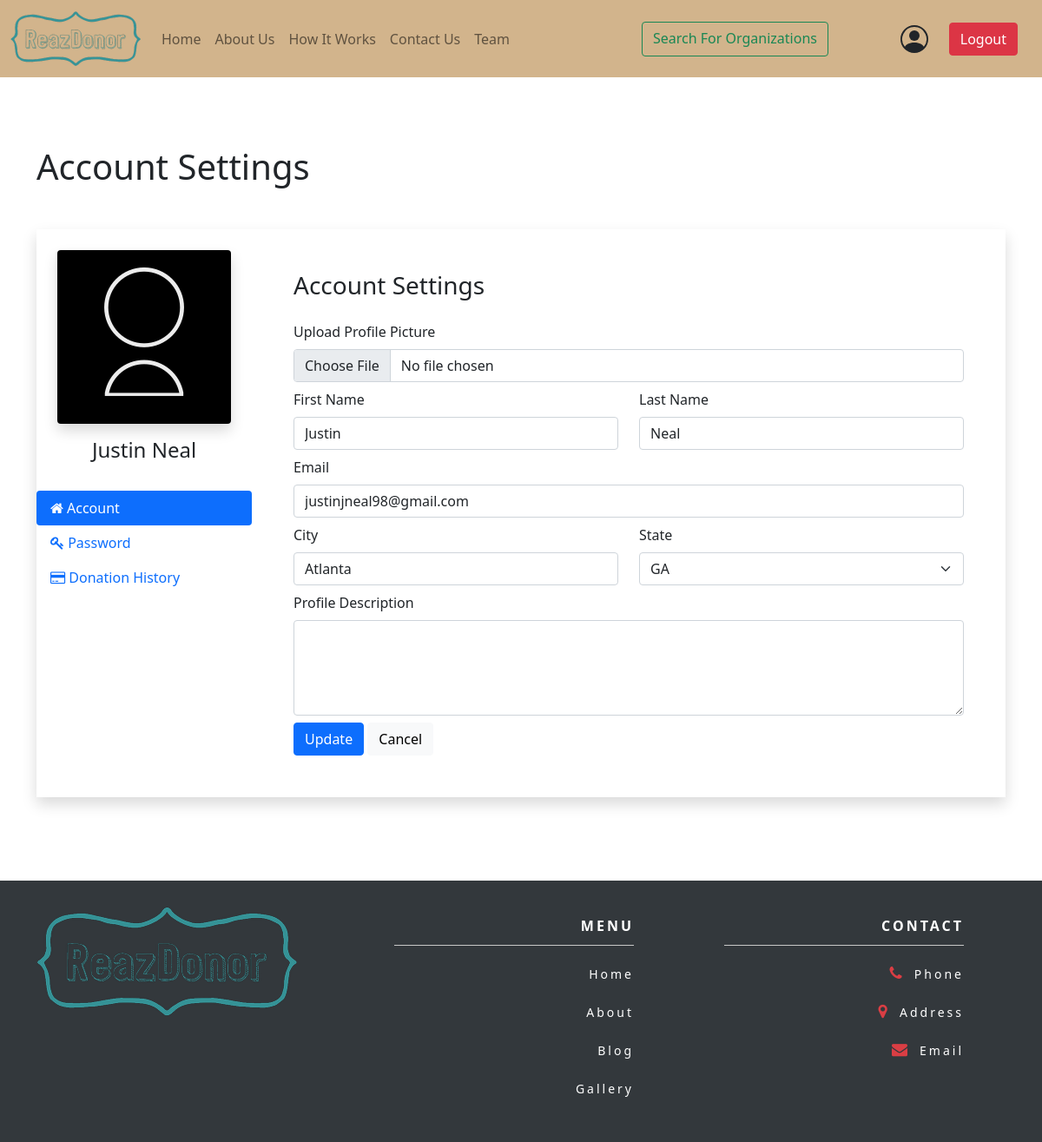
The app's page /donor_cp (signed in) with its own data.
### reazdonor/models.py (models this page shows, shortened)
class Donor(db.Model, UserMixin):
	id = db.Column(db.String(32), primary_key = True, default = secrets.token_hex(16))
	email = db.Column(db.String(120), unique = True, nullable = False)
	password = db.Column(db.String(60), nullable = False)
	first_name = db.Column(db.String(20), nullable = False)
	last_name = db.Column(db.String(20), nullable = False)
	profile_picture = db.Column(db.String(20), nullable = False, default = 'default.png')
	city = db.Column(db.String(20), nullable = False)
	state = db.Column(db.String(2), nullable = False)
	description = db.Column(db.Text)
	transaction = db.relationship('Donations', backref = 'donor_txn', lazy = True)

### reazdonor/users/routes.py (the view, shortened to what this page needs)
@users.route('/donor_cp', methods = ['GET', 'POST'])
def donor_cp():
	image = url_for('static', filename = 'images/profiles/' + current_user.profile_picture)
	update_account = UpdateDonorAccountForm()
	update_password = UpdatePasswordForm()
	if (update_account.validate_on_submit()):
		if (update_account.profile_picture.data):
			img_file = save_image(update_account.profile_picture.data)
			current_user.profile_picture = img_file
		current_user.first_name = update_account.first_name.data
		current_user.last_name = update_account.last_name.data
		current_user.email = update_account.email.data
		current_user.city = update_account.city.data
		current_user.state = update_account.state.data
		current_user.description = update_account.description.data
		db.session.commit()
		flash("Account successfully updated.", 'success')
		return redirect(url_for('users.donor_cp'))
	elif (request.method == 'GET'):
		update_account.first_name.data = current_user.first_name
		update_account.last_name.data = current_user.last_name
		update_account.email.data = current_user.email
		update_account.city.data = current_user.city
		update_account.state.data = current_user.state
		update_account.description.data = current_user.description
	return render_template('donor_cp.html', title = 'Control Panel', account = update_account, password = update_password, image = image)

### reazdonor/users/forms.py (shortened to what this page needs)
class UpdateDonorAccountForm(FlaskForm):
	states = ['Choose...', 'AL', 'AK', 'AZ', 'AR', 'CA', 'CO', 'CT', 'DC', 'DE', 'FL', 'GA',
			'HI', 'ID', 'IL', 'IN', 'IA', 'KS', 'KY', 'LA', 'ME', 'MD',
			'MA', 'MI', 'MN', 'MS', 'MO', 'MT', 'NE', 'NV', 'NH', 'NJ',
			'NM', 'NY', 'NC', 'ND', 'OH', 'OK', 'OR', 'PA', 'RI', 'SC',
			'SD', 'TN', 'TX', 'UT', 'VT', 'VA', 'WA', 'WV', 'WI', 'WY']
	profile_picture = FileField('Upload Profile Picture', validators = [FileAllowed(['jpg', 'jpeg', 'png'])])
	first_name = StringField('First Name', validators = [DataRequired(), Length(min = 1, max = 20)])
	last_name = StringField('Last Name', validators = [DataRequired(), Length(min = 1, max = 20)])
	email = StringField('Email', validators = [DataRequired(), Email(granular_message = True)])
	city = StringField('City', validators = [DataRequired()])
	state = SelectField('State', choices = states, validators = [DataRequired()])
	description = TextAreaField('Profile Description', render_kw = {"rows": 4})
	submit = SubmitField('Update')

class UpdatePasswordForm(FlaskForm):
	old_password = password = PasswordField('Old Password', validators = [InputRequired()])
	password = PasswordField('New Password', validators = [DataRequired()])
	confirm_password = PasswordField('Confirm New Password', validators = [DataRequired(), EqualTo('password')])
	submit = SubmitField('Update')

### reazdonor/models.py (called while the page is built)
@login_manager.user_loader
def load_user(id):
	donor = Donor.query.get(id)
	org = Organization.query.get(id)
	if (org):
		return org
	elif (donor):
		return donor
	return False

### reazdonor/templates/donor_cp.html (shortened to what this page needs)
{% extends "layout.html" %}
{% block main %}
	<section class="py-5 my-5">
		<div class="container">
			<h1 class="mb-5">Account Settings</h1>
			<div class="bg-white shadow rounded-lg d-block d-sm-flex">
				<div class="profile-tab-nav border-right">
					<div class="p-4">
						<div class="img-circle text-center mb-3">
							<img src="{{ image }}" alt="Image" class="shadow rounded">
						</div>
						<h4 class="text-center">{{ current_user.first_name }} {{ current_user.last_name }}</h4>
					</div>
					<div class="nav flex-column nav-pills" id="v-pills-tab" role="tablist" aria-orientation="vertical">
						<a class="nav-link active" id="account-tab" data-toggle="pill" href="#account" role="tab" aria-controls="account" aria-selected="true">
							<i class="fa fa-home text-center mr-1"></i>
							Account
						</a>
						<a class="nav-link" id="password-tab" data-toggle="pill" href="#password" role="tab" aria-controls="password" aria-selected="false">
							<i class="fa fa-key text-center mr-1"></i>
							Password
						</a>
						<a class="nav-link" id="donations-tab" data-toggle="pill" href="#donations" role="tab" aria-controls="donations" aria-selected="false">
							<i class="fa fa-credit-card text-center mr-1"></i>
							Donation History
						</a>
					</div>
				</div>
				<div class="tab-content p-4 p-md-5" id="v-pills-tabContent">
					<div class="tab-pane fade show active" id="account" role="tabpanel" aria-labelledby="account-tab">
						<h3 class="mb-4">Account Settings</h3>
						<form method="POST" action="" enctype="multipart/form-data">
							<div class="row">
								<div class="col-md-12">
									<div class="form-group">
										{{ account.profile_picture.label(class = "form-label") }}
										{{ account.profile_picture(class = "form-control") }}
									</div>
								</div>
								<div class="col-md-6 mt-2">
									<div class="form-group">
										{{ account.first_name.label(class = "form-label") }}
										{% if account.first_name.errors %}
											{{ account.first_name(class = "form-control is-invalid") }}
											<div class="invalid-feedback">
												{% for error in account.first_name.errors %}
													<span>{{ error }}</span>
												{% endfor %}
											</div>
										{% else %}
											{{ account.first_name(class = "form-control") }}
										{% endif %}
									</div>
								</div>
								<div class="col-md-6 mt-2">
									<div class="form-group">
										{{ account.last_name.label(class = "form-label") }}
										{% if account.last_name.errors %}
											{{ account.last_name(class = "form-control is-invalid") }}
											<div class="invalid-feedback">
												{% for error in account.last_name.errors %}
													<span>{{ error }}</span>
												{% endfor %}
											</div>
										{% else %}
											{{ account.last_name(class = "form-control") }}
										{% endif %}
									</div>
								</div>
								<div class="col-md-12 mt-2">
									<div class="form-group">
										{{ account.email.label(class = "form-label") }}
										{% if account.email.errors %}
											{{ account.email(class = "form-control is-invalid") }}
											<div class="invalid-feedback">
												{% for error in account.email.errors %}
													<span>{{ error }}</span>
												{% endfor %}
											</div>
										{% else %}
											{{ account.email(class = "form-control") }}
										{% endif %}
									</div>
								</div>
								<div class="col-md-6 mt-2">
									<div class="form-group">
										{{ account.city.label(class = "form-label") }}
										{% if account.city.errors %}
											{{ account.city(class = "form-control is-invalid") }}
											<div class="invalid-feedback">
												{% for error in account.city.errors %}
													<span>{{ error }}</span>
												{% endfor %}
											</div>
										{% else %}
											{{ account.city(class = "form-control") }}
										{% endif %}
									</div>
								</div>
								<div class="col-md-6 mt-2">
									<div class="form-group">
										{{ account.state.label(class = "form-label") }}
										{% if account.state.errors %}
											{{ account.state(class = "form-select form-control is-invalid") }}
											<div class="invalid-feedback">
												{% for error in account.state.errors %}
													<span>{{ error }}</span>
												{% endfor %}
											</div>
										{% else %}
											{{ account.state(class = "form-select form-control") }}
										{% endif %}
									</div>
								</div>
								<div class="col-md-12 mt-2">
									<div class="form-group">
										{{ account.description.label(class = "form-label") }}
										{% if account.description.errors %}
											{{ account.description(class = "form-control is-invalid") }}
											<div class="invalid-feedback">
												{% for error in account.description.errors %}
													<span>{{ error }}</span>
												{% endfor %}
											</div>
										{% else %}
											{{ account.description(class = "form-control") }}
										{% endif %}
									</div>
								</div>
							</div>
							<div class="mt-2">
								{{ password.submit(class = "btn btn-primary") }}
								<a class="btn btn-light" href="{{ url_for('main.home') }}" role="button">Cancel</a>
							</div>
						</form>
					</div>
				</div>
			</div>
		</div>
	</section>
{% endblock main %}

### reazdonor/static/stylesheets/ourstyle.css (style rules this page uses)
body { position: relative; min-height: 100vh; margin: 0; padding-bottom: 301px; }

### records on screen
Donor: first_name "Justin", last_name "Neal", email "justinjneal98@gmail.com", city "Atlanta", state "GA"

### other values on screen
{{ account.profile_picture.label(class = "form-label") }} "Upload Profile Picture"
{{ account.first_name.label(class = "form-label") }} "First Name"
{{ account.last_name.label(class = "form-label") }} "Last Name"
{{ account.email.label(class = "form-label") }} "Email"
{{ account.city.label(class = "form-label") }} "City"
{{ account.state.label(class = "form-label") }} "State"
{{ account.description.label(class = "form-label") }} "Profile Description"
